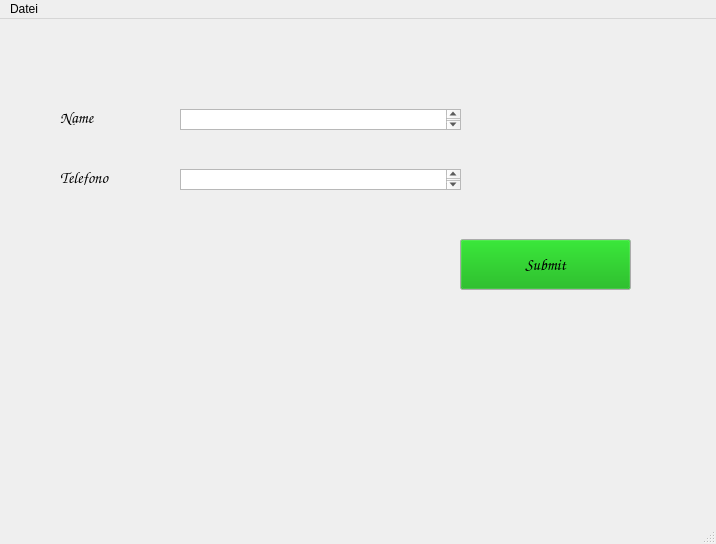
<?xml version="1.0" encoding="UTF-8"?>
<ui version="4.0">
 <class>MainWindow</class>
 <widget class="QMainWindow" name="MainWindow">
  <property name="geometry">
   <rect>
    <x>0</x>
    <y>0</y>
    <width>716</width>
    <height>544</height>
   </rect>
  </property>
  <property name="windowTitle">
   <string>MainWindow</string>
  </property>
  <widget class="QWidget" name="centralwidget">
   <widget class="QPushButton" name="pushButton">
    <property name="geometry">
     <rect>
      <x>460</x>
      <y>220</y>
      <width>171</width>
      <height>51</height>
     </rect>
    </property>
    <property name="palette">
     <palette>
      <active>
       <colorrole role="Button">
        <brush brushstyle="SolidPattern">
         <color alpha="255">
          <red>0</red>
          <green>170</green>
          <blue>0</blue>
         </color>
        </brush>
       </colorrole>
       <colorrole role="Base">
        <brush brushstyle="SolidPattern">
         <color alpha="255">
          <red>255</red>
          <green>255</green>
          <blue>255</blue>
         </color>
        </brush>
       </colorrole>
       <colorrole role="Accent">
        <brush brushstyle="SolidPattern">
         <color alpha="255">
          <red>19</red>
          <green>159</green>
          <blue>12</blue>
         </color>
        </brush>
       </colorrole>
      </active>
      <inactive>
       <colorrole role="Button">
        <brush brushstyle="SolidPattern">
         <color alpha="255">
          <red>0</red>
          <green>170</green>
          <blue>0</blue>
         </color>
        </brush>
       </colorrole>
       <colorrole role="Base">
        <brush brushstyle="SolidPattern">
         <color alpha="255">
          <red>255</red>
          <green>255</green>
          <blue>255</blue>
         </color>
        </brush>
       </colorrole>
       <colorrole role="Accent">
        <brush brushstyle="SolidPattern">
         <color alpha="255">
          <red>19</red>
          <green>159</green>
          <blue>12</blue>
         </color>
        </brush>
       </colorrole>
      </inactive>
      <disabled>
       <colorrole role="Button">
        <brush brushstyle="SolidPattern">
         <color alpha="255">
          <red>0</red>
          <green>170</green>
          <blue>0</blue>
         </color>
        </brush>
       </colorrole>
       <colorrole role="Accent">
        <brush brushstyle="SolidPattern">
         <color alpha="255">
          <red>19</red>
          <green>159</green>
          <blue>12</blue>
         </color>
        </brush>
       </colorrole>
      </disabled>
     </palette>
    </property>
    <property name="font">
     <font>
      <family>Comic Sans MS</family>
      <pointsize>12</pointsize>
     </font>
    </property>
    <property name="autoFillBackground">
     <bool>false</bool>
    </property>
    <property name="text">
     <string>Submit</string>
    </property>
   </widget>
   <widget class="QLabel" name="name_label">
    <property name="geometry">
     <rect>
      <x>60</x>
      <y>90</y>
      <width>91</width>
      <height>16</height>
     </rect>
    </property>
    <property name="font">
     <font>
      <family>Comic Sans MS</family>
      <pointsize>12</pointsize>
      <bold>true</bold>
     </font>
    </property>
    <property name="text">
     <string>Name</string>
    </property>
   </widget>
   <widget class="QLabel" name="tel_label">
    <property name="geometry">
     <rect>
      <x>60</x>
      <y>150</y>
      <width>91</width>
      <height>16</height>
     </rect>
    </property>
    <property name="font">
     <font>
      <family>Comic Sans MS</family>
      <pointsize>12</pointsize>
      <bold>true</bold>
     </font>
    </property>
    <property name="text">
     <string>Telefono</string>
    </property>
   </widget>
   <widget class="QTextEdit" name="lename">
    <property name="geometry">
     <rect>
      <x>180</x>
      <y>90</y>
      <width>281</width>
      <height>21</height>
     </rect>
    </property>
   </widget>
   <widget class="QPlainTextEdit" name="lenummer">
    <property name="geometry">
     <rect>
      <x>180</x>
      <y>150</y>
      <width>281</width>
      <height>21</height>
     </rect>
    </property>
   </widget>
   <widget class="QLabel" name="label">
    <property name="geometry">
     <rect>
      <x>20</x>
      <y>350</y>
      <width>671</width>
      <height>91</height>
     </rect>
    </property>
    <property name="font">
     <font>
      <family>Comic Sans MS</family>
      <pointsize>14</pointsize>
      <italic>true</italic>
      <bold>true</bold>
      <underline>false</underline>
     </font>
    </property>
    <property name="text">
     <string/>
    </property>
   </widget>
  </widget>
  <widget class="QMenuBar" name="menubar">
   <property name="geometry">
    <rect>
     <x>0</x>
     <y>0</y>
     <width>716</width>
     <height>22</height>
    </rect>
   </property>
   <widget class="QMenu" name="menupon_aca_un_Texto">
    <property name="title">
     <string>Datei</string>
    </property>
    <addaction name="separator"/>
    <addaction name="actionBeenden"/>
   </widget>
   <addaction name="menupon_aca_un_Texto"/>
  </widget>
  <widget class="QStatusBar" name="statusbar"/>
  <action name="actionBeenden">
   <property name="text">
    <string>Beenden</string>
   </property>
  </action>
 </widget>
 <resources/>
 <connections/>
</ui>
